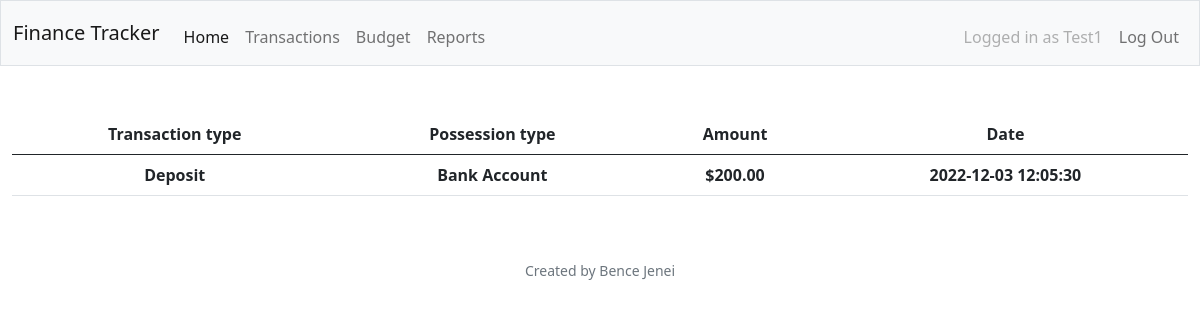
Before: /reports (signed in) with the older database file.
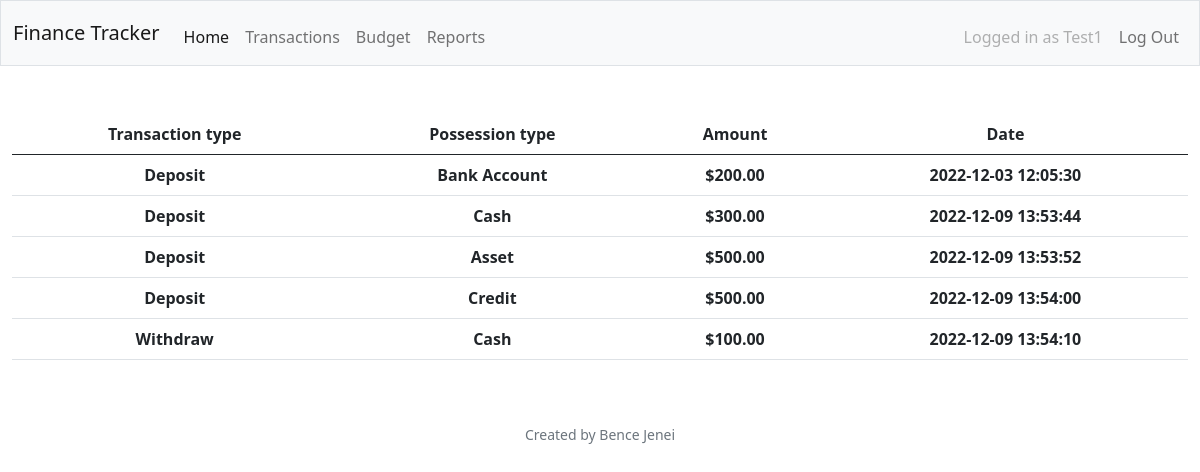
After: the same page with the newer database file.
### tables this page shows
CREATE TABLE users (id INTEGER PRIMARY KEY AUTOINCREMENT NOT NULL, username TEXT NOT NULL, hash TEXT NOT NULL);

CREATE TABLE transactions (id INTEGER PRIMARY KEY AUTOINCREMENT NOT NULL, username TEXT NOT NULL, transaction_type TEXT NOT NULL, possession_type TEXT NOT NULL, amount NUMERIC NOT NULL, date TIMESTAMP NOT NULL DEFAULT CURRENT_TIMESTAMP);

### app.py (the view)
@app.route("/reports")
@login_required
def reports():
    connection = sqlite3.connect("testDB.db")
    connection.row_factory = dict_factory
    cur = connection.cursor()
    user_data = cur.execute(    """
                                SELECT username
                                FROM users
                                WHERE id = ?
                                """
                                ,(session["user_id"],))
    user = user_data.fetchall()
    username = user[0]["username"]
    cursor = cur.execute(   """
                            SELECT transaction_type, possession_type, amount, date
                            FROM transactions
                            WHERE username = ?
                            """
                            , (username,))
    reports = cursor.fetchall()
    connection.close()
    return render_template("reports.html", reports=reports, username=username)

### app.py (called while the page is built)
def dict_factory(cursor, row):
    fields = [column[0] for column in cursor.description]
    return {key: value for key, value in zip(fields, row)}

### helpers.py (called while the page is built)
def login_required(f):
    @wraps(f)
    def decorated_function(*args, **kwargs):
        if session.get('user_id') is None:
            return redirect('/login')
        return f(*args, **kwargs)
    return decorated_function

def usd(amount):
    return f"${amount:,.2f}"

### templates/reports.html (shortened to what this page needs)
{% extends "layout.html" %}
{% block main %}
    <table class="table table-hover">
        <thead>
            <tr>
              <th scope="col">Transaction type</th>
              <th scope="col">Possession type</th>
              <th scope="col">Amount</th>
              <th scope="col">Date</th>
            </tr>
          </thead>
          <tbody>
            {% for report in reports %}
            <tr>
                <th>{{ report.transaction_type}}</th>
                <th>{{ report.possession_type}}</th>
                <th>{{ report.amount | usd}}</th>
                <th>{{ report.date}}</th>
            </tr>
            {% endfor %}
          </tbody>
    </table>
{% endblock %}

### templates/layout.html (shortened to what this page needs)
<!DOCTYPE html>
<html lang="en">
    <head>
        <link href="https://cdn.jsdelivr.net/npm/bootstrap@5.0.2/dist/css/bootstrap.min.css" rel="stylesheet">
    </head>
    <body>
        <nav class="bg-light border navbar navbar-expand-md navbar-light">
            <div class="container-fluid">
                <a class="navbar-brand" href="/"><span class="red">Finance Tracker</span></a>
                <div class="collapse navbar-collapse" id="navbar">
                    {% if session["user_id"] %}
                        <ul class="navbar-nav me-auto mt-2">
                            <li class="nav-item"><a class="nav-link active" href="/">Home</a></li>
                            <li class="nav-item"><a class="nav-link" href="/transactions">Transactions</a></li>
                            <li class="nav-item"><a class="nav-link" href="/budget">Budget</a></li>
                            <li class="nav-item"><a class="nav-link" href="/reports">Reports</a></li>
                        </ul>
                        <ul class="navbar-nav ms-auto mt-2">
                            <li class="nav-item"><a class="nav-link disabled" href="">Logged in as {{ username }}</a></li>
                            <li class="nav-item"><a class="nav-link" href="/logout">Log Out</a></li>
                        </ul>
                    {% else %}
                        <ul class="navbar-nav ms-auto mt-2">
                            <li class="nav-item"><a class="nav-link" href="/register">Register</a></li>
                            <li class="nav-item"><a class="nav-link" href="/login">Log In</a></li>
                        </ul>
                    {% endif %}
                </div>
            </div>
        </nav>
    <main class="container-fluid py-5 text-center">
        {% block main %}{% endblock %}
    </main>
        <footer class="mb-5 small text-center text-muted">
            Created by Bence Jenei
        </footer>
    </body>
</html>

Changed rows visible on the page:
added transactions: transaction_type "Deposit", possession_type "Cash", amount "$300.00", date "2022-12-09 13:53:44"
added transactions: transaction_type "Deposit", possession_type "Asset", amount "$500.00", date "2022-12-09 13:53:52"
added transactions: transaction_type "Deposit", possession_type "Credit", amount "$500.00", date "2022-12-09 13:54:00"
added transactions: transaction_type "Withdraw", possession_type "Cash", amount "$100.00", date "2022-12-09 13:54:10"
